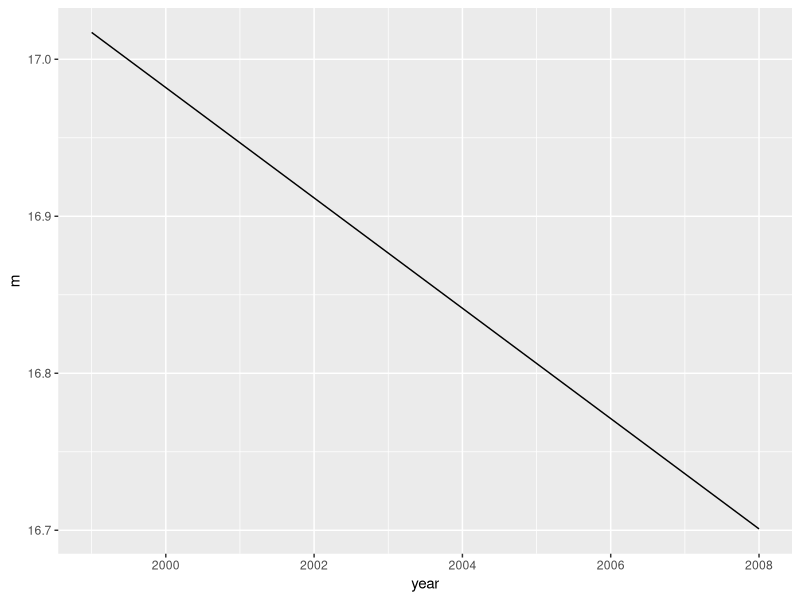
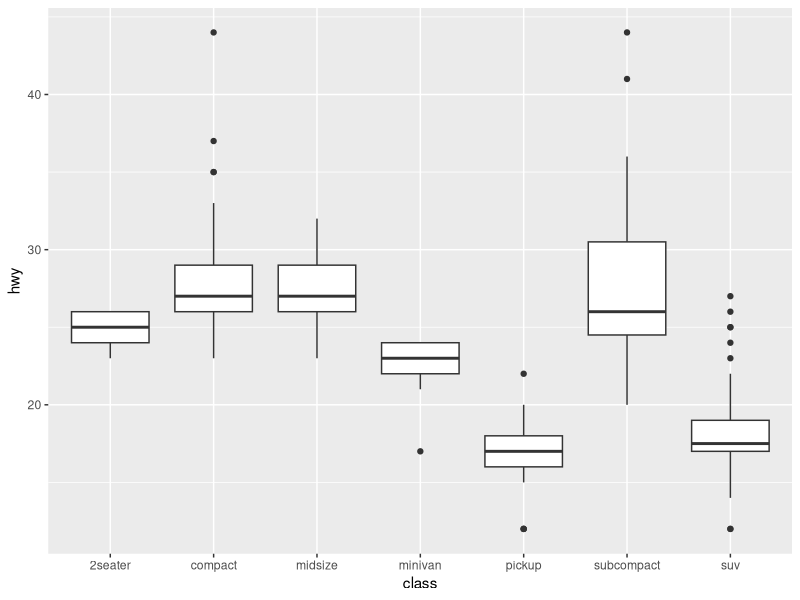
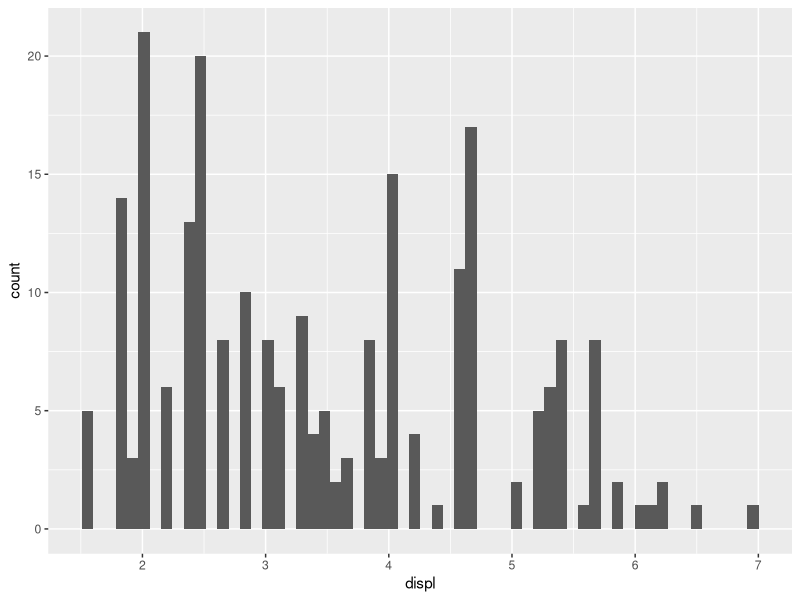
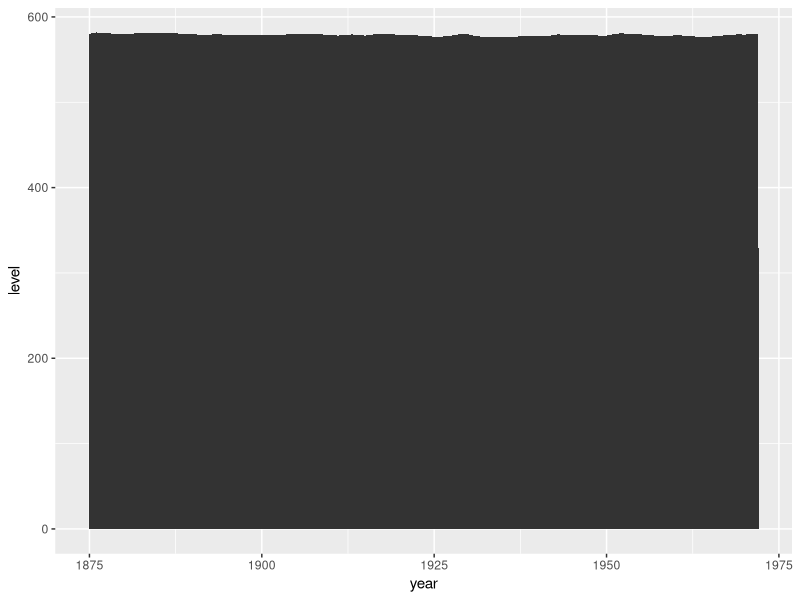

Source code (R) for these figures, in order:
library(tidyverse)

mpg

#3.6.1
#use geom_line for line chart, geom_boxplot for boxplot, geom_histogram for histogram, geom_area for area

#Line chart
mpg %>%
  group_by(year) %>%
  summarise(m = mean(cty)) %>%
  ggplot(aes(year, m)) +
  geom_line()

#Boxplot
ggplot(mpg, aes(class, hwy)) +
  geom_boxplot()

#Histogram
ggplot(mpg, aes(displ))+
  geom_histogram(bins = 60)

#Area
huron <- data.frame(year = 1875:1972, level = as.vector(LakeHuron))
ggplot(huron, aes(year, level)) +
  geom_area()
?mpg
